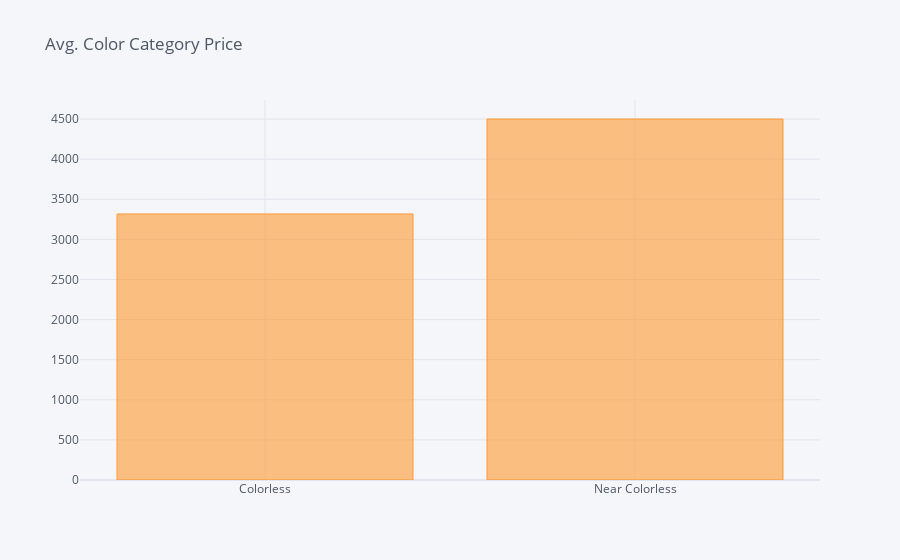

The cell this chart's notebook holds for it:
### Code cell
category_color_price.iplot(kind='bar', 
                          color= 'orange', 
                          title = 'Avg. Color Category Price', 
                          fontsize = 14);

### Figure 1 — Plotly figure (JSON) as saved in the notebook; plotly's stock layout.template omitted (floating-point values rounded to 4 significant figures)
{"data": [{"marker": {"color": "rgba(255, 153, 51, 0.6)", "line": {"color": "rgba(255, 153, 51, 1.0)", "width": 1}}, "name": "price", "orientation": "v", "text": "", "type": "bar", "x": ["Colorless", "Near Colorless"], "y": [3317.0, 4501.0]}], "layout": {"autosize": true, "legend": {"bgcolor": "#F5F6F9", "font": {"color": "#4D5663"}}, "paper_bgcolor": "#F5F6F9", "plot_bgcolor": "#F5F6F9", "title": {"font": {"color": "#4D5663"}, "text": "Avg. Color Category Price"}, "xaxis": {"autorange": true, "gridcolor": "#E1E5ED", "range": [-0.5, 1.5], "showgrid": true, "tickfont": {"color": "#4D5663"}, "title": {"font": {"color": "#4D5663"}, "text": ""}, "type": "category", "zerolinecolor": "#E1E5ED"}, "yaxis": {"autorange": true, "gridcolor": "#E1E5ED", "range": [0, 4738.0], "showgrid": true, "tickfont": {"color": "#4D5663"}, "title": {"font": {"color": "#4D5663"}, "text": ""}, "type": "linear", "zerolinecolor": "#E1E5ED"}}}
